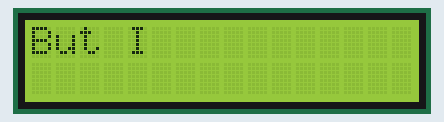
This sketch was run on a simulated Arduino Uno, built with avr-gcc and run on an emulated ATmega328P. Parts: 16×2 character LCD.

Above: at 2.28 s.
At 7.8 s:
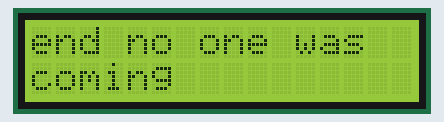
At 12.1 s:
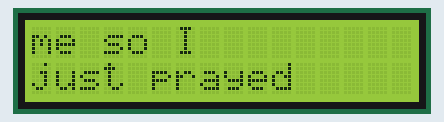
At 18.6 s:
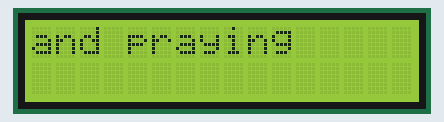
At 25.2 s:
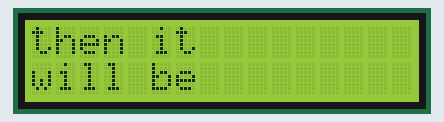
At 33.6 s:
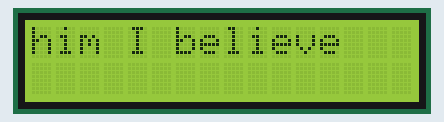

The sketch:

sunbleachedflies-lyrics.ino
```cpp
#include <Wire.h>
#include <LiquidCrystal_I2C.h>

LiquidCrystal_I2C lcd(0x27, 16, 2);

struct WordStep {
  unsigned long timeMs;
  const char* word;
  uint8_t col;
  uint8_t row;
  bool clearScreen;
};

const WordStep lyrics[] = {
  {    420, "But",       0, 0, true  },
  {    660, "I",         4, 0, false },
  {   1140, "always",    6, 0, false },
  {   1960, "knew",      0, 1, false },
  {   2980, "that",      5, 1, false },
  {   3420, "in",       10, 1, false },
  {   3840, "the",      13, 1, false },
  {   4140, "end",       0, 0, true  },
  {   5140, "no",        4, 0, false },
  {   5580, "one",       7, 0, false },
  {   6020, "was",      11, 0, false },
  {   6360, "coming",    0, 1, false },
  {   8120, "to",        7, 1, false },
  {   8480, "save",     10, 1, false },
  {   9060, "me",        0, 0, true  },
  {   9580, "so",        3, 0, false },
  {   9860, "I",         6, 0, false },
  {  10160, "just",      0, 1, false },
  {  10660, "prayed",    5, 1, false },
  {  13900, "and",       0, 0, true  },
  {  14260, "I",         4, 0, false },
  {  14540, "keep",      6, 0, false },
  {  14940, "praying",   0, 1, false },
  {  16920, "and",       0, 0, true  },
  {  17180, "praying",   4, 0, false },
  {  19080, "and",       0, 1, false },
  {  19400, "praying",   4, 1, false },
  {  19700, "If",        0, 0, true  },
  {  20020, "it's",        3, 0, false },
  {  20720, "meant",     8, 0, false },
  {  21260, "to",        0, 1, false },
  {  21560, "be",        3, 1, false },
  {  22280, "then",      0, 0, true  },
  {  22740, "it",        5, 0, false },
  {  23160, "will",      0, 1, false },
  {  23780, "be",        5, 1, false },
  {  27260, "So",        0, 0, true  },
  {  27600, "I",         3, 0, false },
  {  27900, "met",       5, 0, false },
  {  28820, "him",       9, 0, false },
  {  29340, "there",     0, 1, false },
  {  29760, "and",       6, 1, false },
  {  30280, "told",     10, 1, false },
  {  30840, "him",       0, 0, true  },
  {  31680, "I",         4, 0, false },
  {  32200, "believe",   6, 0, false },
  {  36570, "Singing",   0, 1, false },
  {  37170, "if",        8, 1, false },
  {  37450, "it's",       11, 1, false },
  {  38190, "meant",     0, 0, true  },
  {  38690, "to",        6, 0, false },
  {  39090, "be",        9, 0, false },
  {  40130, "then",      0, 1, false },
  {  40490, "it'll",     5, 1, false },
  {  41230, "be",       11, 1, false },
  {  45250, "I",         0, 0, true  },
  {  45590, "forgive",   2, 0, false },
  {  46170, "it",       10, 0, false },
  {  46910, "all",       0, 1, false },
  {  47550, "as",        4, 1, false },
  {  47830, "it",        7, 1, false },
  {  48250, "comes",     0, 0, true  },
  {  49070, "back",      6, 0, false },
  {  49630, "to",       11, 0, false },
  {  49930, "me",       14, 0, false }
};

const int totalWords = sizeof(lyrics) / sizeof(lyrics[0]);
int currentWordIndex = 0;
unsigned long startPlaybackTime = 0;

void setup() {
  lcd.init();
  lcd.backlight();
  lcd.clear();
  lcd.setCursor(0, 0);
  lcd.print("@rence.szkyrob");
  delay(1300);
  lcd.clear();
  startPlaybackTime = millis();
}

void loop() {
  unsigned long elapsed = millis() - startPlaybackTime;
  if (currentWordIndex < totalWords) {
    if (elapsed >= lyrics[currentWordIndex].timeMs) {
      if (lyrics[currentWordIndex].clearScreen) {
        lcd.clear();
      }
      lcd.setCursor(lyrics[currentWordIndex].col, lyrics[currentWordIndex].row);
      lcd.print(lyrics[currentWordIndex].word);
      currentWordIndex++;
    }
  }
}
```

Measured:
- what the display in image 0 shows lasts 0.5 s, from 2.0 s to 2.5 s
- what the display in image 1 shows lasts 1.7 s, from 7.8 s to 9.5 s
- what the display in image 2 shows lasts 3.3 s, from 12.0 s to 15.3 s
- what the display in image 3 shows lasts 1.9 s, from 18.6 s to 20.5 s
- what the display in image 4 shows lasts 3.4 s, from 25.2 s to 28.6 s
- what the display in image 5 shows lasts 4.4 s, from 33.6 s to 38.0 s
